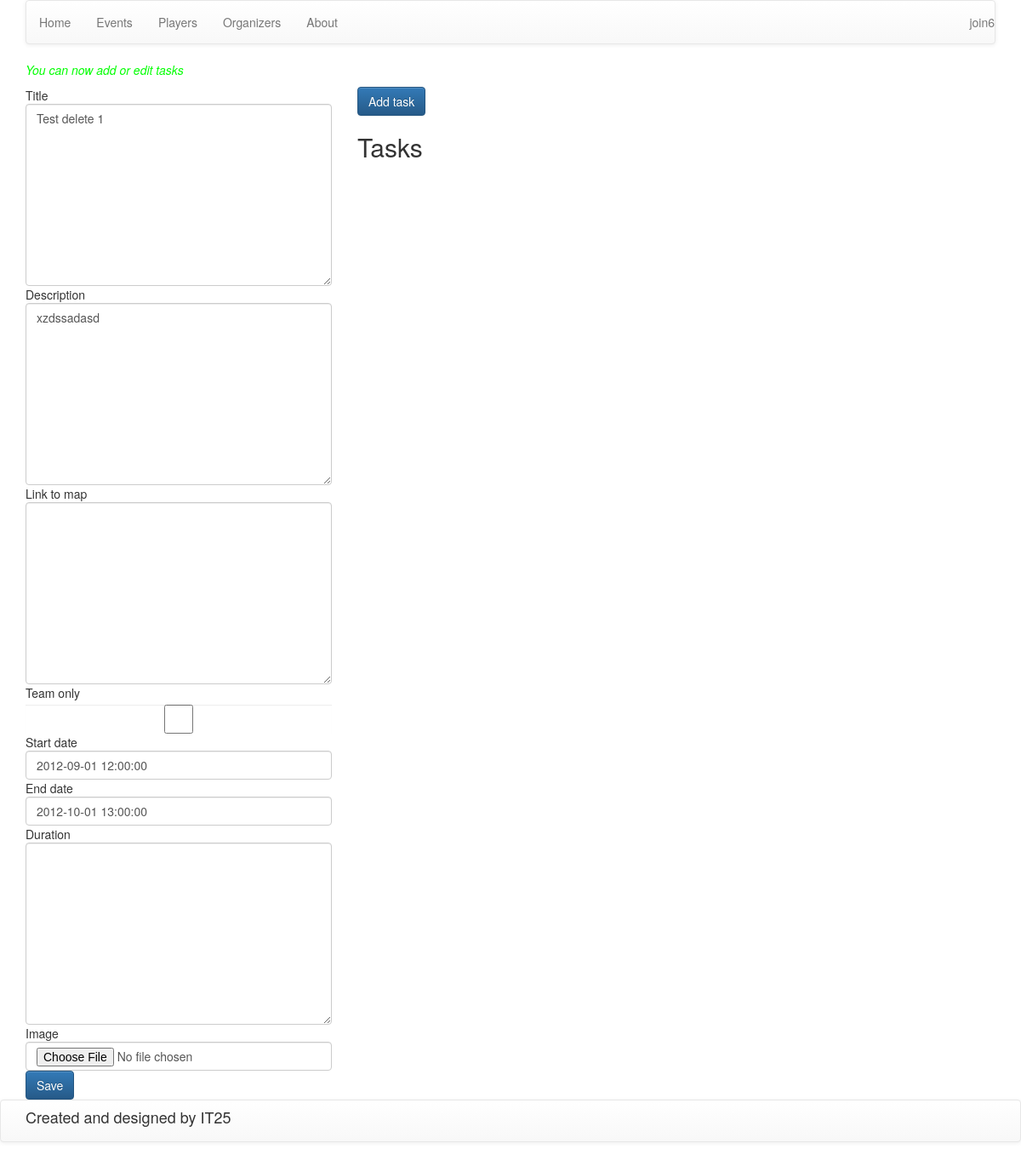
Before: /create_event/30/ (signed in) with the older database file.
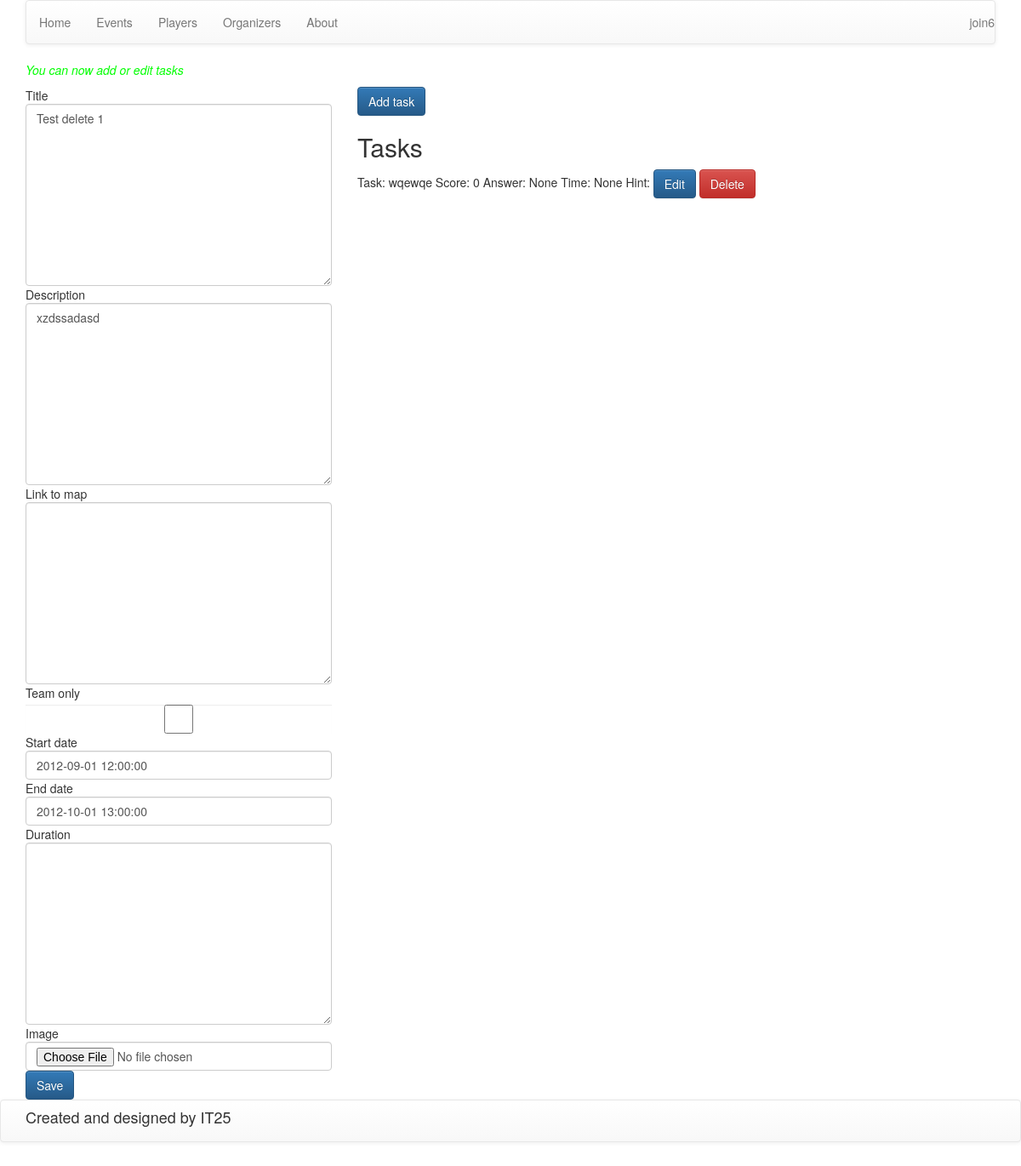
After: the same page with the newer database file.
### web/models.py (models this page shows, shortened)
class Tasks(models.Model):
    title = models.TextField(verbose_name="Title")
    description = models.TextField(verbose_name="Description")
    map_link = models.TextField(verbose_name="Link to map", null=True, blank=True)
    place = models.ForeignKey(EventsPlaces, verbose_name="Place", null=True, blank=True)
    score = models.IntegerField(verbose_name="Score", default=0)
    answer = models.TextField(null=True, verbose_name="Answer", blank=True)
    event = models.ForeignKey(Events, verbose_name="Event")
    time = models.CharField(verbose_name="Time for task", null=True, blank=True, max_length=64)
    class Meta:
        verbose_name = "Task"
        verbose_name_plural = "Tasks"

### web/views.py (the view)
# urls.py: url(r'^create_event/(?P<pk>\d+)/$', create_event, name='edit_event'),
@login_required()
def create_event(request, pk=None):
    error = ''
    if pk is not None:
        event = get_object_or_404(Events, pk=pk)
        if event.organizer != request.user:
            error = _("You are not creator of this event")
            return render_to_response('error.html', {'error': error}, context_instance=RequestContext(request))
    else:
        event = None
    if request.method == 'POST':
        form = CreateEventForm(request.POST, request.FILES, instance=event)
        if form.is_valid():
            event = form.save()
            return redirect('/create_event/' + str(event.pk) + '/')
        else:
            error = FORM_FIELDS_ERROR
    else:
        form = CreateEventForm(initial={'organizer':request.user}, instance=event)
    return render_to_response('create_event.html', {'form': form, 'event': event, 'error': error},
                              context_instance=RequestContext(request))

### web/forms.py
class CreateEventForm(forms.ModelForm):
    class Meta:
        model = Events
        fields = ['title', 'description', 'map_link', 'is_team', 'start_date', 'end_date', 'duration', 'image',
                  'organizer']
        widgets = {'organizer':forms.HiddenInput()}

### web/models.py (called while the page is built)
    def get_event_tasks(self):
        tasks = Tasks.objects.filter(event=self).order_by('pk')
        return tasks

### web/templatetags/tags.py (called while the page is built)
@register.filter()
def add_class_to_formfield(field, css):
    return field.as_widget(attrs={"class": css})

### templates/create_event.html (shortened to what this page needs)
{% extends 'base.html' %}
{% load staticfiles %}
{% load tags %}
{% block scripts %}
    <link rel="stylesheet" type="text/css" href="{% static 'css/jquery.datetimepicker.css' %}">
{% endblock %}
{% block content %}
    <div class="container">
        <div class="row">
            <div class=" col-xs-12">
                {% if event %}
                    <p class="message">You can now add or edit tasks</p>
                {% endif %}
            </div>
        </div>
    </div>
    <div class="container">
        <div class="row">
            <div class="col-xs-4">
                <form action="." method="post" enctype="multipart/form-data">
                    {{ form.title.label }}
                    {{ form.title|add_class_to_formfield:'form-control' }}
                    {{ form.description.label }}
                    {{ form.description|add_class_to_formfield:'form-control' }}
                    {{ form.map_link.label }}
                    {{ form.map_link|add_class_to_formfield:'form-control' }}
                    {{ form.is_team.label }}
                    {{ form.is_team|add_class_to_formfield:'form-control' }}
                    {{ form.start_date.label }}
                    {{ form.start_date|add_class_to_formfield:'form-control' }}
                    {{ form.end_date.label }}
                    {{ form.end_date|add_class_to_formfield:'form-control' }}
                    {{ form.duration.label }}
                    {{ form.duration|add_class_to_formfield:'form-control' }}
                    {{ form.image.label }}
                    {{ form.image|add_class_to_formfield:'form-control' }}
                    <input type="submit" value="Save" class="btn btn-primary">
                </form>
            </div>
            <div class="col-xs-8">
            {% if event %}
                <button class="btn btn-primary" data-toggle="modal" data-target="#addTaskModal">
                    Add task
                </button>
                <h2>Tasks</h2>
                    <div id="id_taskList">
                    {% for task in event.get_event_tasks %}
                        <div id="task{{ task.pk }}">
                            Task: {{ task.title }} Score: {{ task.score }} Answer: {{ task.answer }} Time: {{ task.time }} Hint: {{ task.hints.text }}
                            <button class="btn btn-primary" data-toggle="modal" data-target="#editTaskModal{{ task.pk }}">
                                Edit
                            </button>
                            <button class="btn btn-danger" data-toggle="modal" data-target="#deleteTaskModal{{ task.pk }}">
                                Delete
                            </button>
                        </div>
                    {% endfor %}
                    </div>
                {% else %}
                    <h5>You shoul save your event first</h5>
                {% endif %}
            </div>
        </div>
    </div>
{% endblock %}

Changed rows visible on the page:
added Tasks: title "wqewqe", score "0", answer "None", time "None"
